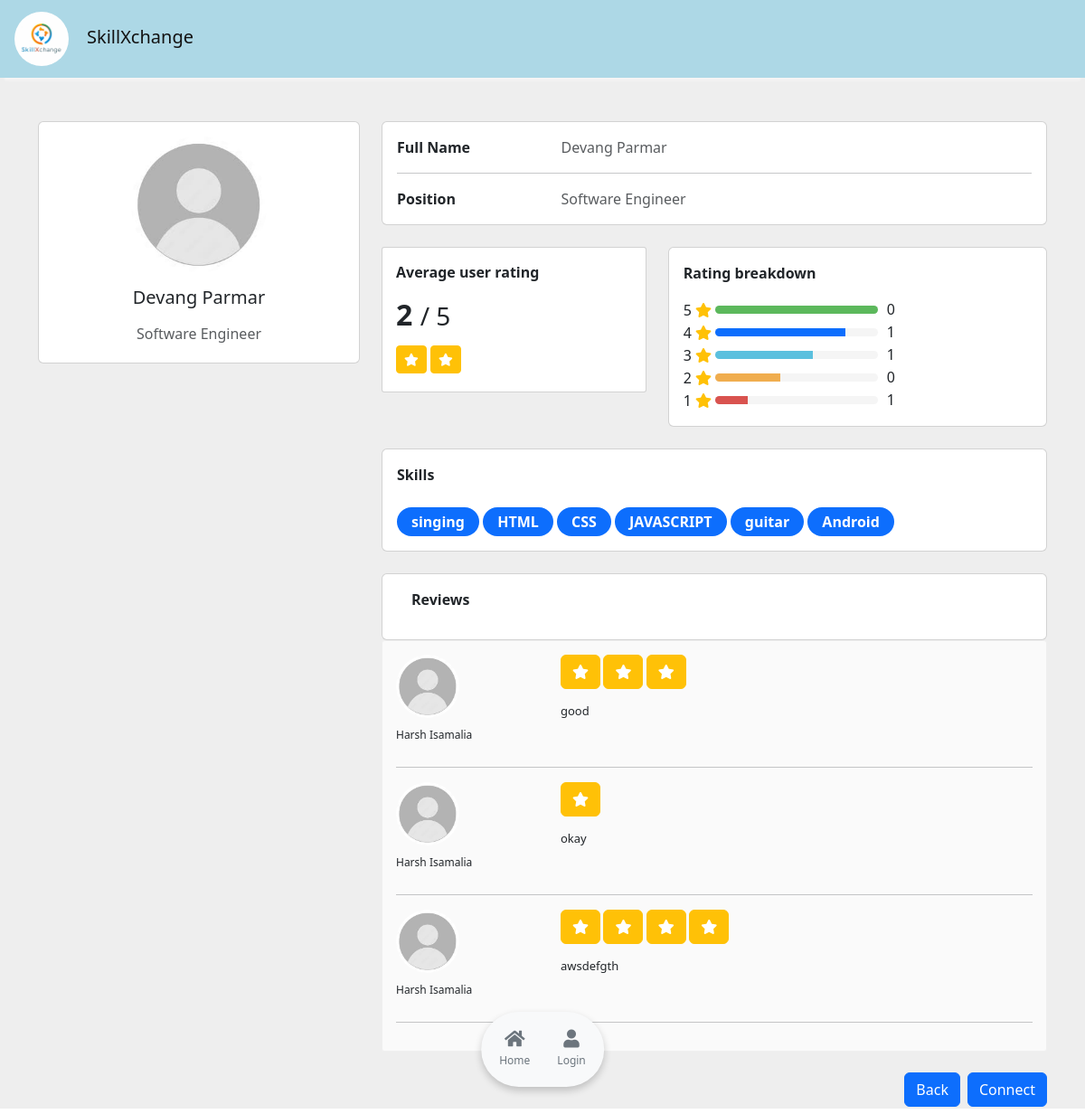
The page /user/22/ on the database its author committed.
### store/models/customer.py (models this page shows, shortened)
class Customer(models.Model):
    first_name = models.CharField(max_length=50)
    last_name = models.CharField(max_length=50)
    phone = models.CharField(max_length=10)
    email = models.EmailField()
    password = models.CharField(max_length=100)
    image = models.ImageField(upload_to='uploads/users/images/', blank=True, null=True)
    position = models.CharField(max_length=100, default="N/A")
    address = models.TextField(default="N/A")
    experience_years = models.IntegerField(default=0)
    linkedin = models.URLField(null=True, blank=True, default="N/A")
    twitter = models.URLField(null=True, blank=True, default="N/A")
    instagram = models.URLField(null=True, blank=True, default="N/A")
    facebook = models.URLField(null=True, blank=True, default="N/A")
    skills = models.ManyToManyField(Skill, blank=True)
    license_image = models.ImageField(upload_to='uploads/users/licenses/', blank=True, null=True)
    license_number = models.CharField(max_length=50, blank=True, null=True,default="0")
    credit = models.IntegerField(default=20)
    profileComplete = models.IntegerField(default=40)  # Store percentage of profile completion (0-100)

class Skill(models.Model):
    name = models.CharField(max_length=150)
    def __str__(self):
        return self.name

### store/models/customer_ratings.py (models this page shows, shortened)
class CustomerRating(models.Model):
    rater = models.ForeignKey(Customer, related_name='given_ratings', on_delete=models.CASCADE)
    rated_customer = models.ForeignKey(Customer, related_name='received_ratings', on_delete=models.CASCADE)
    stars = models.IntegerField(default=0)
    comment = models.TextField(blank=True, null=True)
    datetime = models.DateTimeField(default=now)

### store/views/profile.py (the view)
# urls.py: path('user/<int:user_id>/', Profile1.user_profile, name='user_profile'),
    def user_profile(request, user_id):
        print(user_id)
        customer = get_object_or_404(Customer, id=user_id)
        skills = list(customer.skills.values_list('name', flat=True)) if customer else []
        if customer:
            skills = customer.skills.all()
        if request.session.get('customer'):
            viewer_id = request.session.get('customer')
            viewer = Customer.objects.get(id=viewer_id)
            connection_request = ConnectionRequest.objects.filter(
                sender=viewer, receiver=customer
            ).first()
            is_connected = connection_request and connection_request.status == "accepted"
            show_full_profile = is_connected or viewer == customer
            average_rating = int(get_average_rating(user_id))
            ratings = CustomerRating.objects.filter(rated_customer=customer)
            stars_range = range(int(average_rating))
            star_counts = (
                CustomerRating.objects.filter(rated_customer=customer).values('stars')  # Group by 'rating'
                .annotate(count=Count('stars'))  # Count each group
                .order_by('-stars')  # Optional: Order by descending rating
            )
            star_counts_dict = {star: 0 for star in range(5, 0, -1)}
            for star_count in star_counts:
                star_counts_dict[star_count['stars']] = star_count['count']
            return render(request, "profile1.html", {
                "customer": customer,
                "is_connected": is_connected,
                "show_full_profile": show_full_profile,
                "connection_request": connection_request,
                'average_rating': average_rating,
                'ratings': ratings,
                'skills': skills,
                'stars_range': stars_range,
                'star_counts': star_counts_dict,
            })
        else:
            show_full_profile = customer
            average_rating = int(get_average_rating(user_id))
            ratings = CustomerRating.objects.filter(rated_customer=customer)
            stars_range = range(int(average_rating))
            star_counts = (
                CustomerRating.objects.filter(rated_customer=customer).values('stars')  # Group by 'rating'
                .annotate(count=Count('stars'))  # Count each group
                .order_by('-stars')  # Optional: Order by descending rating
            )
            star_counts_dict = {star: 0 for star in range(5, 0, -1)}
            for star_count in star_counts:
                star_counts_dict[star_count['stars']] = star_count['count']
            is_connected = "accepted"
            return render(request, "profile1.html", {
                "customer": customer,
                'ratings': ratings,
                'stars_range': stars_range,
                'star_counts': star_counts_dict,
                'average_rating': average_rating,
                'skills': skills,
                "show_full_profile": show_full_profile,
            })

### store/templates/profile1.html (shortened to what this page needs)
{% extends 'base.html' %}
{% load custom_filter %}
{% block content %}
{% load custom_filter %}
		<section style="background-color: #eee; height: auto;">
			<div class="container py-5">
			  <div class="row">
				<div class="col-lg-4">
				  <div class="card mb-4">
					<div class="card-body text-center">
						<img src="{{ customer.image.url }}" alt="avatar"
							class="rounded-circle img-fluid" style="width: 150px;">
						<h5 class="my-3">{{ customer.first_name }} {{ customer.last_name }}</h5>
						<p class="text-muted mb-1">{{ customer.position }}</p>
					</div>
				  </div>
				</div>
				<div class="col-lg-8">
				  <div class="card mb-4">
					<div class="card-body">
					  <div class="row">
						<div class="col-sm-3">
						  <p class="mb-0"><b>Full Name</b></p>
						</div>
						<div class="col-sm-9">
						  <p class="text-muted mb-0">{{ customer.first_name }} {{ customer.last_name }}</p>
						</div>
					  </div>
					  <hr>
					  <div class="row">
						<div class="col-sm-3">
						  <p class="mb-0"><b>Position</b></p>
						</div>
						<div class="col-sm-9">
						  <p class="text-muted mb-0">{{ customer.position }}</p>
						</div>
					  </div>
					</div>
				  </div>
				  <div class="row mb-4">
					<div class="col-md-5">
						<div class="rating-block">
							<p><b>Average user rating</b></p>
							{% if average_rating %}
								<h2 class="bold padding-bottom-7">{{ average_rating }} <small>/ 5</small></h2>
							{% else %}
								<h2 class="bold padding-bottom-7"><small style="font-size: small; color:red"><b>This User does not have a rating</b></small></h2>
							{% endif %}
							{% if average_rating %}
								{% for star in stars_range %}
									<button type="button" class="btn btn-warning btn-sm" aria-label="Left Align">
										<span class="fas fa-star text-white" aria-hidden="true"></span>
									</button>
								{% endfor %}
							{% endif %}
						</div>
					</div>
					<div class="col-md-7">
						<div class="card">
							<div class="card-body">
							{% if average_rating %}
								<p><b>Rating breakdown</b></p>
								{% for star, count in star_counts.items %}
									{% if star == 5 %}
									<div class="pull-left">
										<div class="pull-left" style="width:35px; line-height:1;">
											<div style="height:9px; margin:5px 0;">5 <span class="fas fa-star text-warning"></span></div>
										</div>
										<div class="pull-left" style="width:180px;">
											<div class="progress" style="height:9px; margin:8px 0;">
											<div class="progress-bar progress-bar-success" role="progressbar" aria-valuenow="5" aria-valuemin="0" aria-valuemax="5" style="width: 1000%">
											</div>
											</div>
										</div>
										<div class="pull-right" style="margin-left:10px;">{{count}}</div>
									</div>
									{% endif %}
									{% if star == 4 %}
									<div class="pull-left">
										<div class="pull-left" style="width:35px; line-height:1;">
											<div style="height:9px; margin:5px 0;">4 <span class="fas fa-star text-warning"></span></div>
										</div>
										<div class="pull-left" style="width:180px;">
											<div class="progress" style="height:9px; margin:8px 0;">
											  <div class="progress-bar progress-bar-primary" role="progressbar" aria-valuenow="4" aria-valuemin="0" aria-valuemax="5" style="width: 80%">
											  </div>
											</div>
										</div>
										<div class="pull-right" style="margin-left:10px;">{{count}}</div>
									</div>
									{% endif %}
									{% if star == 3 %}
									<div class="pull-left">
										<div class="pull-left" style="width:35px; line-height:1;">
											<div style="height:9px; margin:5px 0;">3 <span class="fas fa-star text-warning"></span></div>
										</div>
										<div class="pull-left" style="width:180px;">
											<div class="progress" style="height:9px; margin:8px 0;">
											  <div class="progress-bar progress-bar-info" role="progressbar" aria-valuenow="3" aria-valuemin="0" aria-valuemax="5" style="width: 60%">
											  </div>
											</div>
										</div>
										<div class="pull-right" style="margin-left:10px;">{{count}}</div>
									</div>
									{% endif %}
									{% if star == 2 %}
									<div class="pull-left">
										<div class="pull-left" style="width:35px; line-height:1;">
											<div style="height:9px; margin:5px 0;">2 <span class="fas fa-star text-warning"></span></div>
										</div>
										<div class="pull-left" style="width:180px;">
											<div class="progress" style="height:9px; margin:8px 0;">
											  <div class="progress-bar progress-bar-warning" role="progressbar" aria-valuenow="2" aria-valuemin="0" aria-valuemax="5" style="width: 40%">
											  </div>
											</div>
										</div>
										<div class="pull-right" style="margin-left:10px;">{{count}}</div>
									</div>
									{% endif %}
									{% if star == 1 %}
									<div class="pull-left">
										<div class="pull-left" style="width:35px; line-height:1;">
											<div style="height:9px; margin:5px 0;">1 <span class="fas fa-star text-warning"></span></div>
										</div>
										<div class="pull-left" style="width:180px;">
											<div class="progress" style="height:9px; margin:8px 0;">
											  <div class="progress-bar progress-bar-danger" role="progressbar" aria-valuenow="1" aria-valuemin="0" aria-valuemax="5" style="width: 20%">
											  </div>
											</div>
										</div>
										<div class="pull-right" style="margin-left:10px;">{{count}}</div>
									</div>
									{% endif %}
								{% endfor %}
							{% else %}
								<small style="font-size: small; color:red"><b>No Rating Brackdown</b></small>
							{% endif %}
							</div>
						</div>
					</div>
				  </div>
				  <div class="row">
					<div class="col-md-12">
					  <div class="card mb-4 mb-md-0">
						<div class="card-body">
						  <p class="mb-4"> <b>Skills</b>
						  </p>
						  	{% if skills %}
								{% for skill in skills %}
									<span class="badge bg-primary text-white py-2 px-3" style="font-size: 1rem; border-radius: 50px;">{{skill}}</span>
								{% endfor %}
							{% else %}
								<span class="badge bg-danger text-white py-2 px-3" style="font-size: 1rem; border-radius: 50px;"><b>No skills found</b></span>
							{% endif %}
						</div>
					  </div>
					</div>
				  </div>
				  <div class="row">
					<div class="col-sm-12">
						<div class="card mt-4">
							<div class="card-body">
								<p class="px-3"><b>Reviews</b></p>
							</div>
						</div>
						<div class="review-block">
							{% if ratings %}
							{% for rating in ratings %}
								<div class="row">
									<div class="col-sm-3">
										<img src="{{ rating.rater.image.url }}" width="70px" height="70px" class="img-rounded-circle rounded-circle" >
										<div class="review-block-name">{{ rating.rater.first_name }} {{ rating.rater.last_name }}</div>
									</div>
									<div class="col-sm-9">
										<div class="review-block-rate">
											{% if  rating.stars %}
												{% for i in rating.stars|range_filter %}
														<button type="button" class="btn btn-warning btn-xs" aria-label="Left Align">
															<span class="fas fa-star text-white" aria-hidden="true"></span>
														</button>
												{% endfor %}
											{% endif %}
										</div>
										<div class="review-block-description">{{ rating.comment }}</div>
									</div>
								</div>
								<hr/>
								{% endfor %}
							{% else %}
								<div class="row">
									<div class="text-center">
										<p class="text-primary"><b>No reviews found for this profile.</b></p>
									</div>
								</div>
							{% endif %}
						</div>
					</div>
				  </div>
				</div>
			</div>
			{% if is_connected %}
				{% else %}
					{% if connection_request %}
						{% if connection_request.status == "sent" %}
							<form action="{% url 'withdraw_request' connection_request.id %}" method="post">
								{% csrf_token %}
								<button class="btn btn-danger float-right ml-2 my-2 mb-2">Withdraw</button>
							</form>
						{% elif connection_request.status == "withdrawn" %}
							<form action="{% url 'send_request' customer.id %}" method="post">
								{% csrf_token %}
								<button class="btn btn-primary float-right ml-2 my-2 mb-2">Connect</button>
							</form>
						{% elif connection_request.status == "accepted" %}
							<p class="btn btn-warning ml-2 float-right my-2 mb-2">Connected</p>
						{% elif connection_request.status == "rejected" %}
							<p class="btn btn-warning ml-2 float-right my-2 mb-2">Request Rejected</p>
						{% endif %}
					{% else %}
						<form action="{% url 'send_request' customer.id %}" method="post">
							<button class="btn btn-primary ml-2 float-right my-2 mb-2">Connect</button>
						</form>
					{% endif %}
				{% endif %}
				<a href="#" class="btn btn-primary ml-2 float-right my-2 mb-2" onclick="goBack()">Back</a>
		  </section>
	{% endblock %}

### store/templates/base.html (shortened to what this page needs)
<!doctype html>
{% load static %}
<html lang="en">
<head>
  <link rel="stylesheet" href="https://maxcdn.bootstrapcdn.com/bootstrap/4.0.0/css/bootstrap.min.css"
>
    <link rel="stylesheet" href="https://cdnjs.cloudflare.com/ajax/libs/font-awesome/6.0.0-beta3/css/all.min.css">
    <link href="https://cdn.jsdelivr.net/npm/bootstrap@5.3.3/dist/css/bootstrap.min.css" rel="stylesheet">
</head>
<body>
<nav class="one-edge-shadow
  navbar navbar-light
  sticky-top navbar
  navbar-expand-lg
  text-white">
    <a class="navbar-brand ms-3 text-dark " href="/" style="color: rgb(17, 17, 17);">
    <link rel="stylesheet" href="https://use.fontawesome.com/releases/v5.7.0/css/all.css">
    <img src="{% static '/logo/logo.jpg' %}" class="image-zoom"  style="width:60px;height:60px;color: white;border-radius:50%;margin-right: 20px;"><span style="color: rgb(19, 19, 19);">SkillXchange</span></a>
  </nav>
  <div class="bottom-nav">
     <a href="/home" class="{% if request.path == '/home' or request.path == '/' %}active{% endif %}">
      <i class="fas fa-home"></i>
      <span>Home</span>
     </a>
    {% if request.session.customer %}
    <a href="/notifications" class="{% if request.path == '/notifications/' %}active{% endif %}">
      <i class="fas fa-bell"></i>
      <span>Notifications</span>
    </a>
    <a href="/scheduled_meetings" class="{% if request.path == '/scheduled_meetings/' %}active{% endif %}">
      <i class="fas fa-video"></i>
      <span>Meetings</span>
    </a>
    <a href="/requests" class="{% if request.path == '/requests/' %}active{% endif %}">
      <i class="fas fa-paper-plane"></i>
      <span>Requests</span>
    </a>
     <a href="/profile" class="{% if request.path == '/profile' %}active{% endif %}">
      <i class="fas fa-user"></i>
      <span>Profile</span>
    </a>
     <a href="/logout" class="{% if request.path == '/logout' %}active{% endif %}">
      <i class="fas fa-sign-out-alt"></i>
      <span>Logout</span>
    </a>
    {% else %}
    <a href="/login" class="{% if request.path == '/login' or request.path == '/signup' %}active{% endif %}">
      <i class="fas fa-user"></i>
      <span>Login</span>
    </a>
    {% endif %}
  </div>
  {% block content %}{% endblock %}
</body>
</html>

### rows shown on the page
Customer: first_name "Devang", last_name "Parmar", position "Software Engineer"
Skill: name "singing"
Skill: name "HTML"
Skill: name "CSS"
Skill: name "JAVASCRIPT"
Skill: name "guitar"
Skill: name "Android"
CustomerRating: rater.first_name "Harsh", rater.last_name "Isamalia", stars 3 (drawn), comment "good"
CustomerRating: rater.first_name "Harsh", rater.last_name "Isamalia", stars 1 (drawn), comment "okay"
CustomerRating: rater.first_name "Harsh", rater.last_name "Isamalia", stars 4 (drawn), comment "awsdefgth"

### other values the page prints
{{ average_rating }} "2"
{{ count }} "0"
{{ count }} "1"
